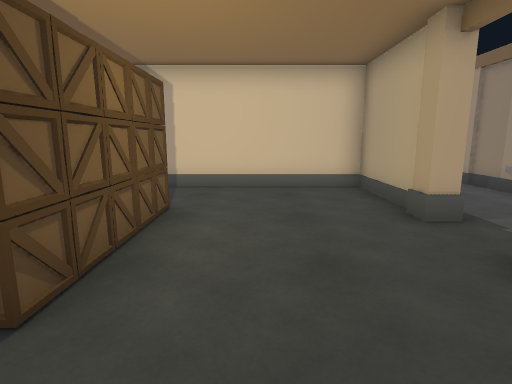
view 1 (above)

24 first-person views from a walk through a 3-D level made in the Unity game engine. The camera is 1.3 m above the floor, tilts 10° down and sees 80° across. The floor is counted in squares, 1 m on a side. Each view is taken from the middle of a square. On the plan, view 1 faces up. The plan holds only what a view shows up to about 14 squares ahead; the rest is blank. The place goes on beyond the plan. The player character is not drawn.

view 2
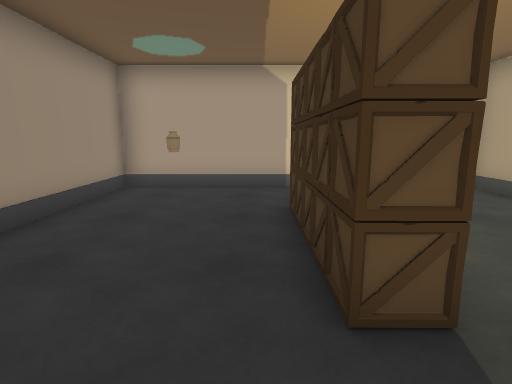

view 3
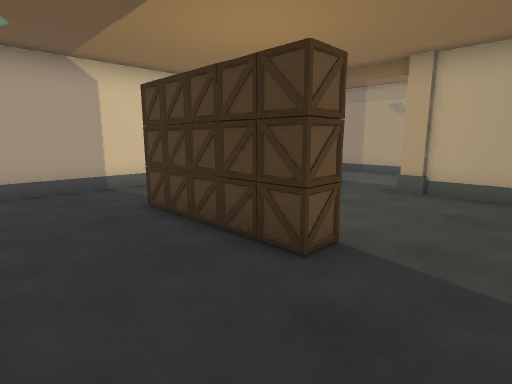

view 4
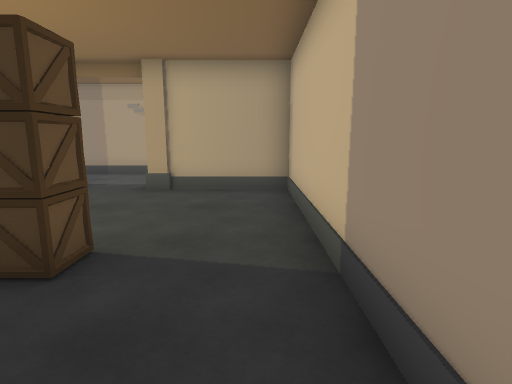

view 5
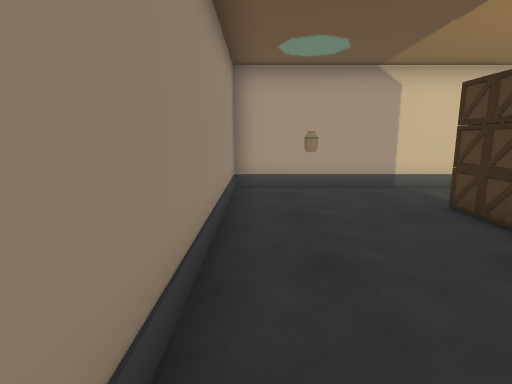

view 6
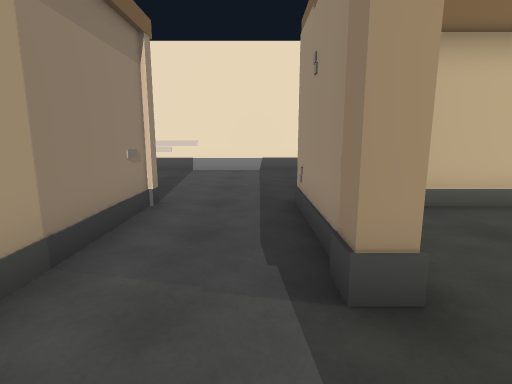

view 7
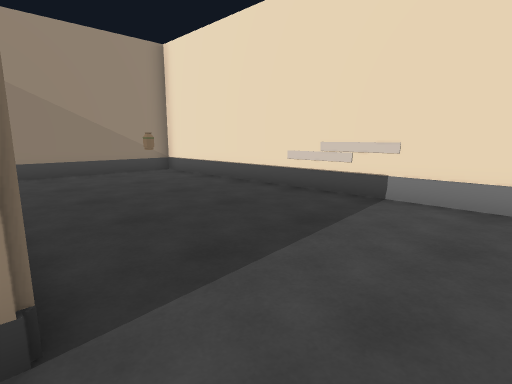

view 8
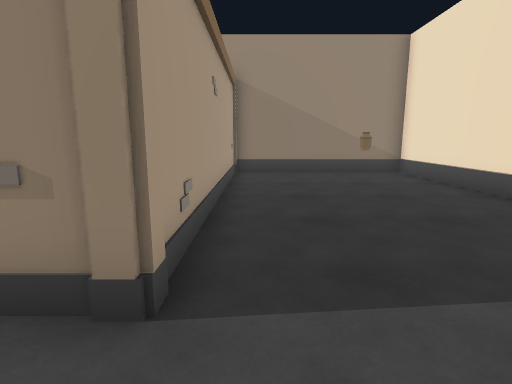

view 9
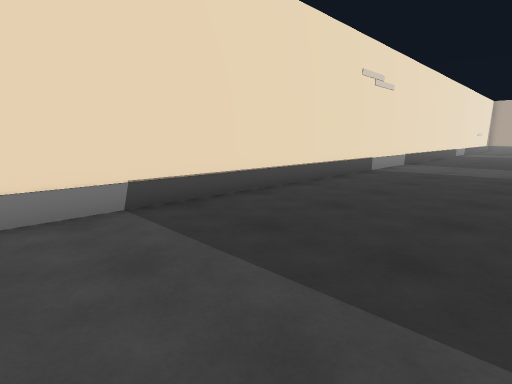

view 10
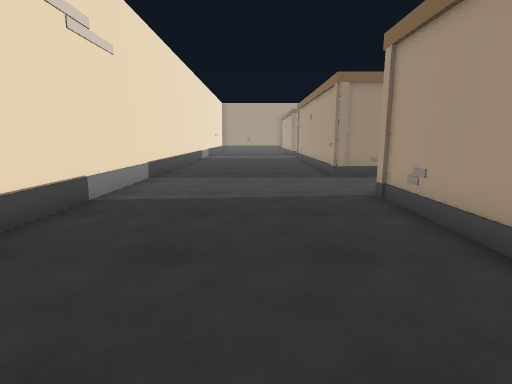

view 11
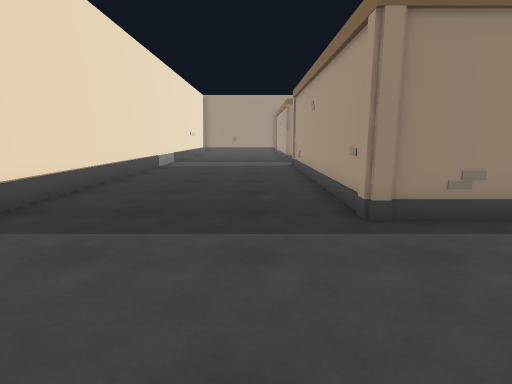

view 12
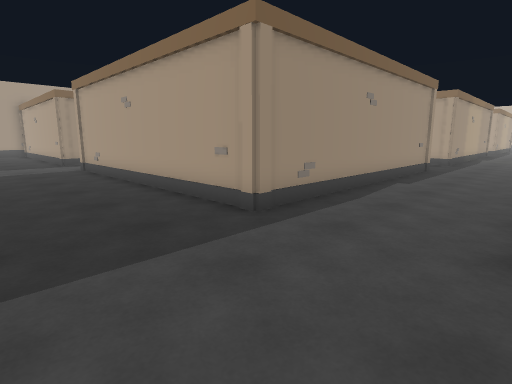

view 13
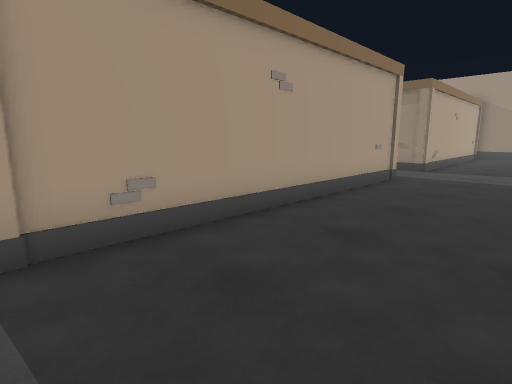

view 14
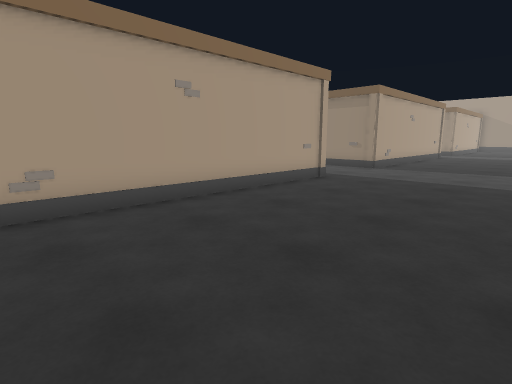

view 15
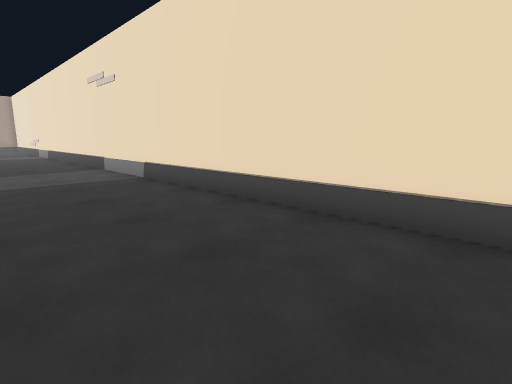

view 16
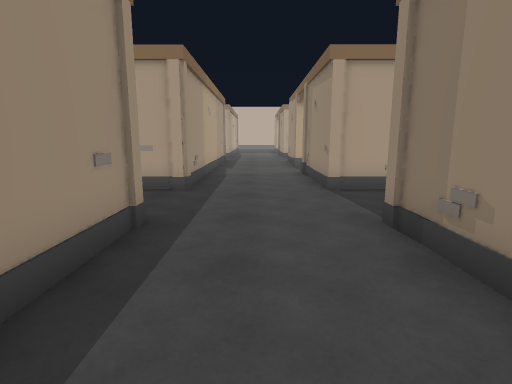

view 17
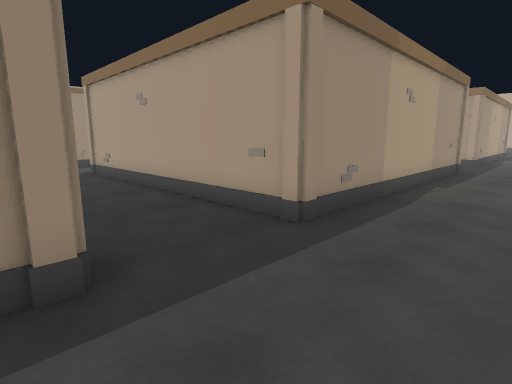

view 18
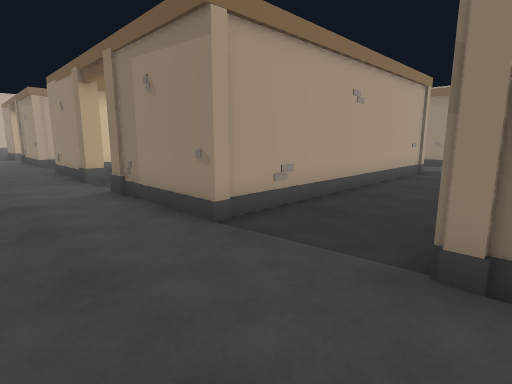

view 19
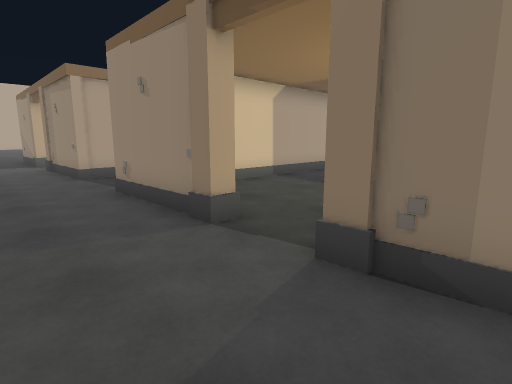

view 20
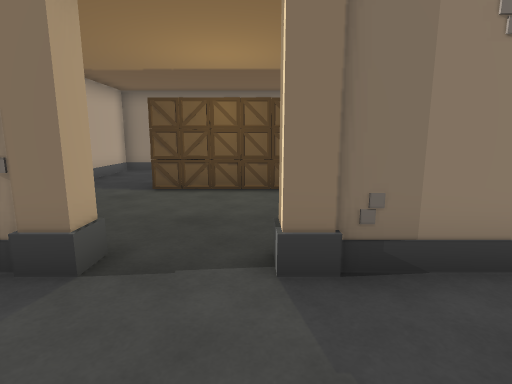

view 21
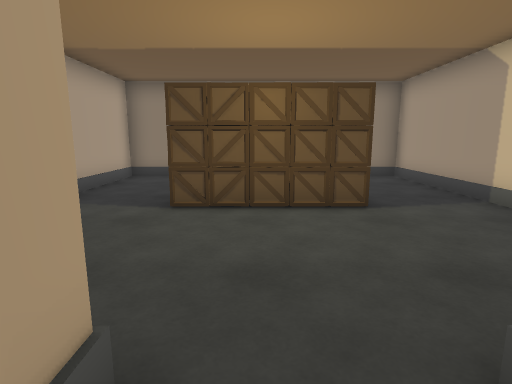

view 22
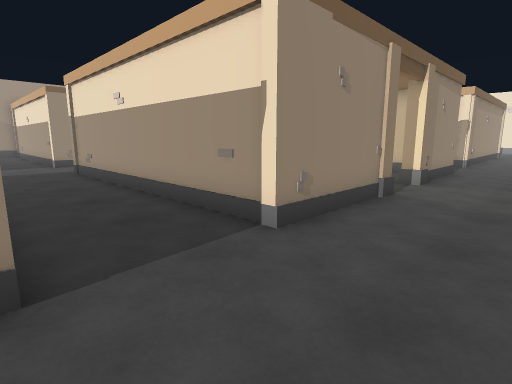

view 23
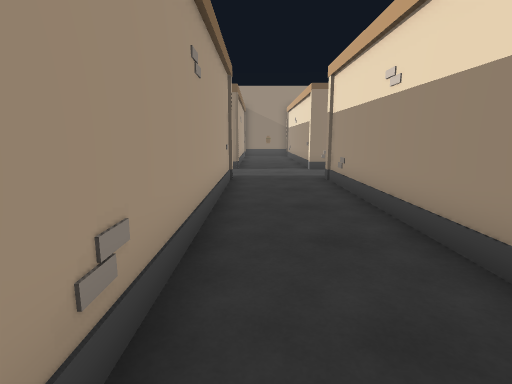

view 24
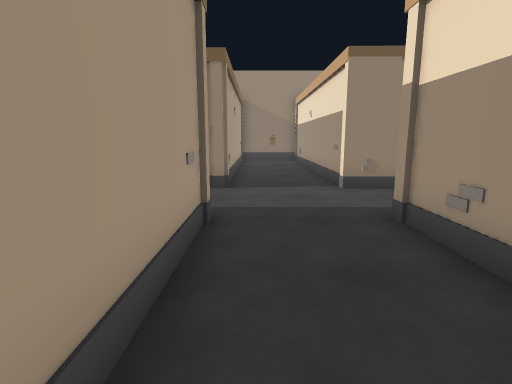

### Floor plan
Points are (right, up) in squares from view 1. A wall is a line through its corners. A room is listed if a view was taken in it or the views show most of it. See-through windows are left out.
Room 1 (views 1, 2, 3, 4, 5, 6)
walls: (3.1, 1.6) (3.1, 0.4); (-4.1, -0.8) (1.4, -0.8); (2.9, 6.4) (2.9, 7.5); (2.9, -0.5) (2.9, 1.5); (2.5, 8.3) (-6.6, 8.3) (-6.6, 0.6); (6.1, 0.5) (6.1, 5.5)
ways out: opening at (-5.5, 0) to room 2; opening at (4.5, 1) to room 2; opening at (4.5, 6.5)
objects: other object (-5, 7); box (-2, 2); box (-2, 3); box (-2, 4); box (-2, 5); other object (2, -1)
Room 2 (views 7, 8, 9, 10, 11, 12, 13, 14, 15)
walls: (1.5, -1.2) (-4.6, -1.2); (-6.4, -1.2) (-6.9, -1.2) (-6.9, -0.5); (-7.2, -1.2) (-7.2, -0.8); (3.1, 0.4) (3.1, -0.5); (6.5, -1.2) (6.1, -1.2) (6.1, 0.5); (-10.8, -1.2) (-20.5, -1.2); (14.4, -1.2) (8.4, -1.2); (-20.2, -7.6) (15.8, -7.6) (15.8, -1.5)
ways out: opening at (-5.5, 0) to room 1; opening at (4.5, 1) to room 1; opening at (-9, 0.7) to room 3
objects: other object (-11, 0); other object (-6, -1); other object (-5, -1); other object (3, -1); other object (7, -1); other object (8, -1); other object (12, -5)
Room 3 (views 16, 17, 18, 19, 20, 21, 22, 23, 24)
walls: (-7.2, 18.4) (-7.2, 21.6) (0.5, 21.6); (-2.4, 12.1) (2.6, 12.1) (2.6, 12.6); (-7.2, 12.4) (-7.2, 14.6); (-5.1, 21.3) (-5.6, 21.3); (1.5, 11.8) (-4.6, 11.8); (2.6, 20) (2.6, 20.5); (-10.8, 20.4) (-10.8, 11.8) (-20.5, 11.8); (2.5, 21.3) (-3.6, 21.3); (-7.2, 8.2) (-7.2, 8.7); (2.4, 21.6) (3, 21.6); (-10.8, 8.9) (-10.8, -1.2); (-6.9, 6.2) (-6.9, 8.7) (-6.5, 8.7); (3, 24.8) (-4.6, 24.8); (5.8, 21.6) (12.1, 21.6); (-10.8, 25.2) (-10.8, 24.8) (-11.4, 24.8); (6.1, 24.6) (6.1, 25.2); (12.1, 24.8) (8.4, 24.8)
ways out: opening at (-9, 0.7) to room 2; opening at (1.8, 11.5); opening at (4.5, 22)
objects: other object (-11, 13); other object (-11, 21); other object (-7, 12); other object (-7, 15); other object (-7, 18); other object (-6, 12); other object (-6, 25); other object (-5, 12); other object (-5, 25); box (-2, 15); box (-2, 16); box (-2, 17); box (-2, 18); other object (1, 22); other object (2, 22); other object (12, 23)

Where each view was taken, in squares from view 1:
view 1: 0 up, 0 right, facing up
view 2: 0 up, 3 left, facing up
view 3: 0 up, 5 left, facing up-right
view 4: 0 up, 5 left, facing right
view 5: 0 up, 6 left, facing up
view 6: 5 up, 4 right, facing down
view 7: 1 down, 4 right, facing down-right
view 8: 2 down, 4 right, facing right
view 9: 2 down, 6 right, facing down-left
view 10: 4 down, 0 right, facing left
view 11: 3 down, 6 left, facing left
view 12: 5 down, 7 left, facing up-left
view 13: 5 down, 7 left, facing up-right
view 14: 7 down, 20 left, facing up-right
view 15: 3 down, 20 left, facing down-right
view 16: 4 up, 9 left, facing up
view 17: 8 up, 8 left, facing up-left
view 18: 8 up, 10 left, facing up-right
view 19: 14 up, 10 left, facing up-right
view 20: 16 up, 10 left, facing right
view 21: 17 up, 8 left, facing right
view 22: 25 up, 10 left, facing down-right
view 23: 24 up, 7 left, facing right
view 24: 24 up, 2 left, facing right
